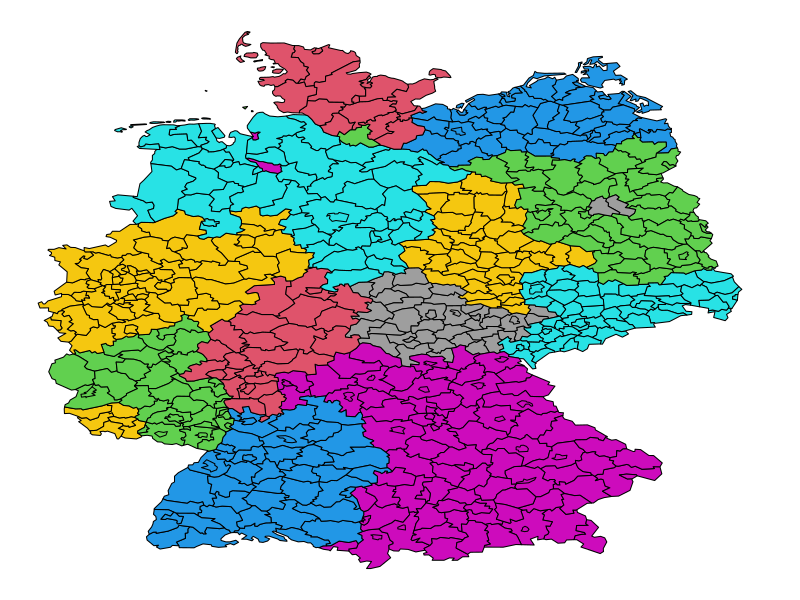

Source code (R):
library(spam)


### Name: germany.data
### Title: Meta-data about administrative districts of Germany
### Aliases: germany.data germany.info germany.poly germany.spam germany
### Keywords: hplot

### ** Examples

# Plot the Bundeslaender:
germany.plot(germany.info$id%/%1000,col=rep(2:8,3), legend=FALSE)
